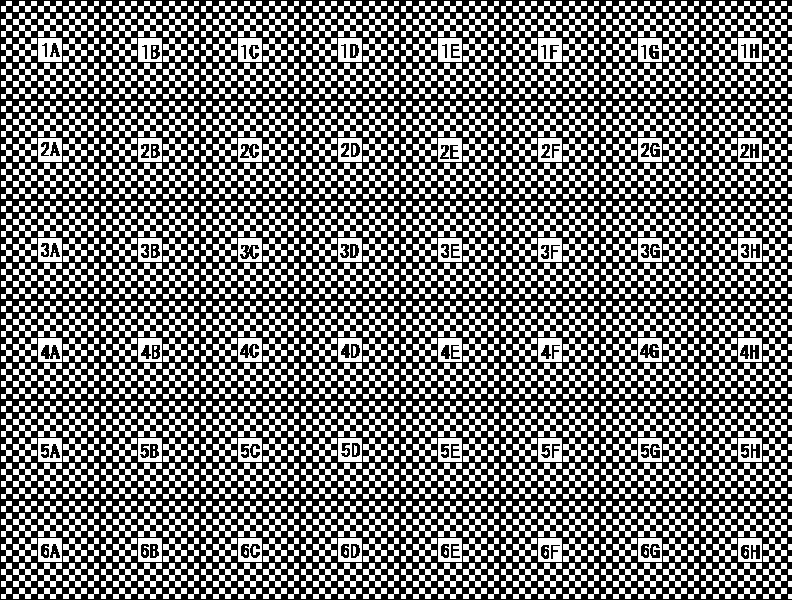
//> input picture bitmap_Synthetic/bitmap_Synthetic/checker.bmp, 792 x 600 px
$ ./ソース   (built with g++ and OpenCV 4)
//> lines starting //> are read from the running program, lines starting //| are printed output that depends on the picture; after the words box and inside, x2 and y2 are one past the last pixel; in counts of white or black regions, pixels touching at a corner belong together
#include <opencv2/opencv.hpp>

using namespace cv;
using namespace std;

int main()
{
    Mat image = imread("checker.bmp");
//> image is the input picture: 600 rows x 792 cols, CV_8UC3; 45.6% white; 1260 white regions (38 under 20 px), largest, box (x1, y1, x2, y2) and area: (538, 38, 562, 62) 488, (438, 38, 462, 62) 479, (38, 38, 62, 62) 467
    Mat correction_image = imread("correction.bmp");
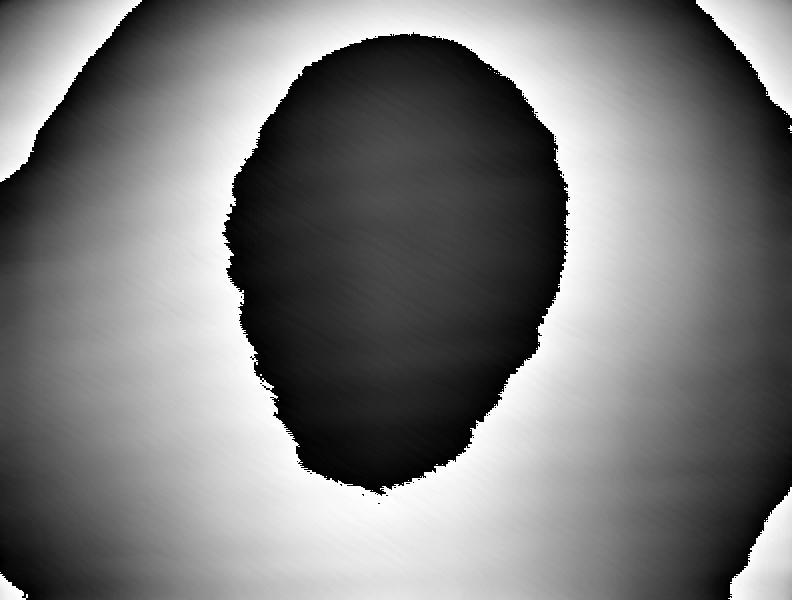
//> input picture bitmap_Synthetic/bitmap_Synthetic/correction.bmp, 792 x 600 px
//> correction_image is the input picture: 600 rows x 792 cols, CV_8UC3; min 0, max 254, mean 122.6
    int col = image.cols;
//> col = 792
    int row = image.rows;
//> row = 600


    Mat create_image = Mat::zeros(row, col, CV_8UC3);
    string name;

    printf("image col %d row %d\n", col, row);
//| image col 792 row 600
    printf("create image col %d row %d\n", create_image.cols, create_image.rows);
//| create image col 792 row 600

    //imshow("checker.bmp", image);

    if (image.empty()||correction_image.empty() == true) {
        printf("nothing\n");
        return 0;
    }

    //printf("%d %d %d\n", correction_image.data[row*col+1]);
    for (int i = 0; i < 3*row; i++) {
        for (int m = 0; m < col; m++) {
            //create_image.data[i * col + m] = image.data[i * col + m];

            if (correction_image.data[i * col + m] + image.data[i * col + m] <= 255) {
                create_image.data[i * col + m] = correction_image.data[i * col + m] + image.data[i * col + m];
            }
            else {
                create_image.data[i * col + m] = correction_image.data[i * col + m] + image.data[i * col + m] - 255-128;
            }

            //printf("%d %d %d\n", create_image.data[i * col + m], correction_image.data[i * col + m], image.data[i * col + m]);
        }
    }
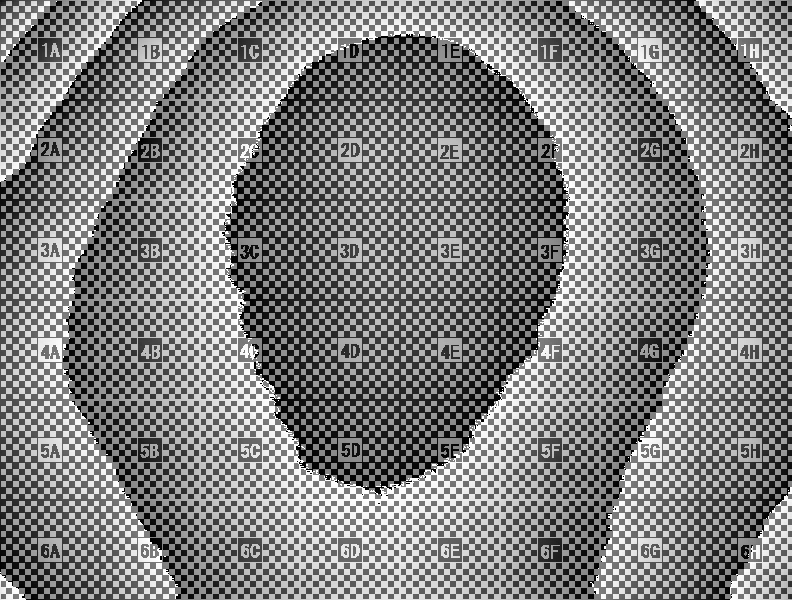
//> create_image: 600 rows x 792 cols, CV_8UC3; min 0, max 255, mean 126.5

    imshow("create.bmp", create_image);
    waitKey(0);
    destroyAllWindows();

    cout << "please input this picture name\n";
    cin >> name;
//> the answer given: checker.bmp
    imwrite(name + ".bmp", create_image);
}
